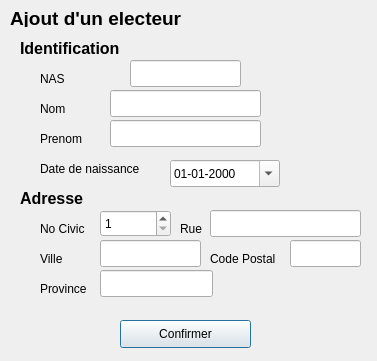
<?xml version="1.0" encoding="UTF-8"?>
<ui version="4.0">
 <class>electeurInterfaceClass</class>
 <widget class="QDialog" name="electeurInterfaceClass">
  <property name="geometry">
   <rect>
    <x>0</x>
    <y>0</y>
    <width>377</width>
    <height>361</height>
   </rect>
  </property>
  <property name="windowTitle">
   <string>electeurInterface</string>
  </property>
  <widget class="QLabel" name="label_2">
   <property name="geometry">
    <rect>
     <x>40</x>
     <y>70</y>
     <width>53</width>
     <height>17</height>
    </rect>
   </property>
   <property name="text">
    <string>NAS</string>
   </property>
  </widget>
  <widget class="QLabel" name="label_3">
   <property name="geometry">
    <rect>
     <x>10</x>
     <y>10</y>
     <width>191</width>
     <height>17</height>
    </rect>
   </property>
   <property name="font">
    <font>
     <pointsize>14</pointsize>
     <weight>75</weight>
     <bold>true</bold>
    </font>
   </property>
   <property name="text">
    <string>Ajout d'un electeur</string>
   </property>
  </widget>
  <widget class="QLabel" name="label_4">
   <property name="geometry">
    <rect>
     <x>20</x>
     <y>190</y>
     <width>71</width>
     <height>17</height>
    </rect>
   </property>
   <property name="font">
    <font>
     <pointsize>12</pointsize>
     <weight>75</weight>
     <bold>true</bold>
    </font>
   </property>
   <property name="text">
    <string>Adresse</string>
   </property>
  </widget>
  <widget class="QLabel" name="label_5">
   <property name="geometry">
    <rect>
     <x>40</x>
     <y>160</y>
     <width>111</width>
     <height>17</height>
    </rect>
   </property>
   <property name="text">
    <string>Date de naissance</string>
   </property>
  </widget>
  <widget class="QLabel" name="label_6">
   <property name="geometry">
    <rect>
     <x>40</x>
     <y>100</y>
     <width>53</width>
     <height>17</height>
    </rect>
   </property>
   <property name="text">
    <string>Nom</string>
   </property>
  </widget>
  <widget class="QLabel" name="label_7">
   <property name="geometry">
    <rect>
     <x>40</x>
     <y>130</y>
     <width>53</width>
     <height>17</height>
    </rect>
   </property>
   <property name="text">
    <string>Prenom</string>
   </property>
  </widget>
  <widget class="QLabel" name="label_8">
   <property name="geometry">
    <rect>
     <x>180</x>
     <y>220</y>
     <width>31</width>
     <height>17</height>
    </rect>
   </property>
   <property name="text">
    <string>Rue</string>
   </property>
  </widget>
  <widget class="QLabel" name="label_9">
   <property name="geometry">
    <rect>
     <x>210</x>
     <y>250</y>
     <width>71</width>
     <height>17</height>
    </rect>
   </property>
   <property name="text">
    <string>Code Postal</string>
   </property>
  </widget>
  <widget class="QLabel" name="label_10">
   <property name="geometry">
    <rect>
     <x>20</x>
     <y>40</y>
     <width>121</width>
     <height>17</height>
    </rect>
   </property>
   <property name="font">
    <font>
     <pointsize>12</pointsize>
     <weight>75</weight>
     <bold>true</bold>
    </font>
   </property>
   <property name="text">
    <string>Identification</string>
   </property>
  </widget>
  <widget class="QLabel" name="label">
   <property name="geometry">
    <rect>
     <x>40</x>
     <y>220</y>
     <width>53</width>
     <height>17</height>
    </rect>
   </property>
   <property name="text">
    <string>No Civic</string>
   </property>
  </widget>
  <widget class="QLabel" name="label_11">
   <property name="geometry">
    <rect>
     <x>40</x>
     <y>250</y>
     <width>53</width>
     <height>17</height>
    </rect>
   </property>
   <property name="text">
    <string>Ville</string>
   </property>
  </widget>
  <widget class="QLineEdit" name="nas">
   <property name="geometry">
    <rect>
     <x>130</x>
     <y>60</y>
     <width>111</width>
     <height>27</height>
    </rect>
   </property>
   <property name="inputMethodHints">
    <set>Qt::ImhNone</set>
   </property>
   <property name="inputMask">
    <string/>
   </property>
   <property name="text">
    <string/>
   </property>
   <property name="maxLength">
    <number>11</number>
   </property>
  </widget>
  <widget class="QLineEdit" name="nom">
   <property name="geometry">
    <rect>
     <x>110</x>
     <y>90</y>
     <width>151</width>
     <height>27</height>
    </rect>
   </property>
  </widget>
  <widget class="QLineEdit" name="prenom">
   <property name="geometry">
    <rect>
     <x>110</x>
     <y>120</y>
     <width>151</width>
     <height>27</height>
    </rect>
   </property>
  </widget>
  <widget class="QLineEdit" name="rue">
   <property name="geometry">
    <rect>
     <x>210</x>
     <y>210</y>
     <width>151</width>
     <height>27</height>
    </rect>
   </property>
   <property name="inputMethodHints">
    <set>Qt::ImhDigitsOnly</set>
   </property>
  </widget>
  <widget class="QLineEdit" name="ville">
   <property name="geometry">
    <rect>
     <x>100</x>
     <y>240</y>
     <width>101</width>
     <height>27</height>
    </rect>
   </property>
  </widget>
  <widget class="QLineEdit" name="codepostal">
   <property name="geometry">
    <rect>
     <x>290</x>
     <y>240</y>
     <width>71</width>
     <height>27</height>
    </rect>
   </property>
  </widget>
  <widget class="QPushButton" name="confirmer">
   <property name="geometry">
    <rect>
     <x>120</x>
     <y>320</y>
     <width>131</width>
     <height>28</height>
    </rect>
   </property>
   <property name="text">
    <string>Confirmer</string>
   </property>
  </widget>
  <widget class="QLabel" name="label125">
   <property name="geometry">
    <rect>
     <x>40</x>
     <y>280</y>
     <width>53</width>
     <height>17</height>
    </rect>
   </property>
   <property name="text">
    <string>Province</string>
   </property>
  </widget>
  <widget class="QLineEdit" name="province">
   <property name="geometry">
    <rect>
     <x>100</x>
     <y>270</y>
     <width>113</width>
     <height>27</height>
    </rect>
   </property>
  </widget>
  <widget class="QSpinBox" name="nocivic">
   <property name="geometry">
    <rect>
     <x>100</x>
     <y>210</y>
     <width>71</width>
     <height>27</height>
    </rect>
   </property>
   <property name="minimum">
    <number>1</number>
   </property>
   <property name="maximum">
    <number>100000</number>
   </property>
  </widget>
  <widget class="QDateEdit" name="dateEdit">
   <property name="geometry">
    <rect>
     <x>170</x>
     <y>160</y>
     <width>110</width>
     <height>27</height>
    </rect>
   </property>
   <property name="minimumDateTime">
    <datetime>
     <hour>0</hour>
     <minute>0</minute>
     <second>0</second>
     <year>1770</year>
     <month>1</month>
     <day>1</day>
    </datetime>
   </property>
   <property name="maximumDate">
    <date>
     <year>7937</year>
     <month>12</month>
     <day>31</day>
    </date>
   </property>
   <property name="minimumDate">
    <date>
     <year>1770</year>
     <month>1</month>
     <day>1</day>
    </date>
   </property>
   <property name="displayFormat">
    <string>dd-MM-yyyy</string>
   </property>
   <property name="calendarPopup">
    <bool>true</bool>
   </property>
  </widget>
 </widget>
 <layoutdefault spacing="6" margin="11"/>
 <resources/>
 <connections>
  <connection>
   <sender>confirmer</sender>
   <signal>clicked()</signal>
   <receiver>electeurInterfaceClass</receiver>
   <slot>validerElecteur()</slot>
   <hints>
    <hint type="sourcelabel">
     <x>185</x>
     <y>333</y>
    </hint>
    <hint type="destinationlabel">
     <x>188</x>
     <y>180</y>
    </hint>
   </hints>
  </connection>
 </connections>
 <slots>
  <slot>validerElecteur()</slot>
 </slots>
</ui>
